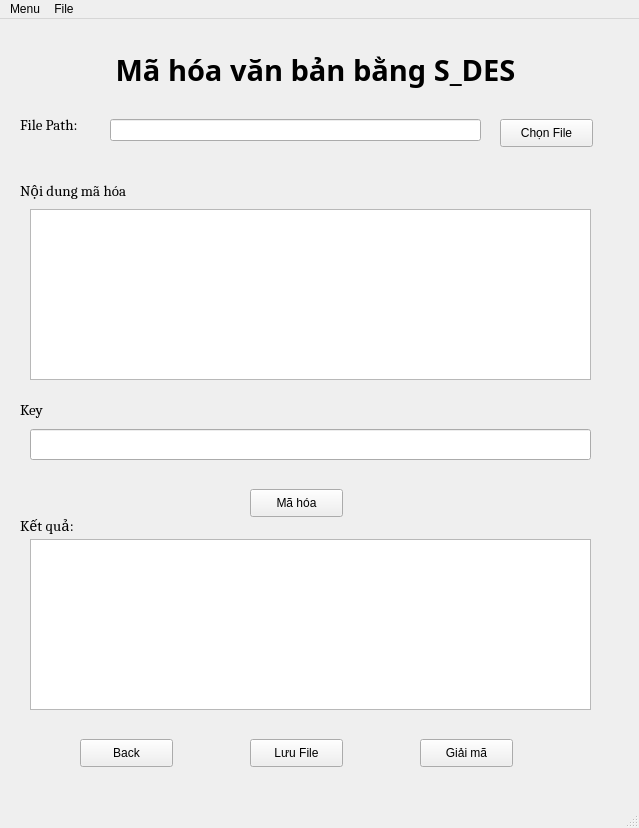
<?xml version="1.0" encoding="UTF-8"?>
<ui version="4.0">
 <class>MainWindow</class>
 <widget class="QMainWindow" name="MainWindow">
  <property name="geometry">
   <rect>
    <x>0</x>
    <y>0</y>
    <width>639</width>
    <height>828</height>
   </rect>
  </property>
  <property name="windowTitle">
   <string>MainWindow</string>
  </property>
  <widget class="QWidget" name="centralwidget">
   <widget class="QLabel" name="label">
    <property name="geometry">
     <rect>
      <x>60</x>
      <y>0</y>
      <width>511</width>
      <height>101</height>
     </rect>
    </property>
    <property name="font">
     <font>
      <family>Sitka Heading Semibold</family>
      <pointsize>22</pointsize>
      <weight>75</weight>
      <bold>true</bold>
     </font>
    </property>
    <property name="text">
     <string>Mã hóa văn bản bằng S_DES</string>
    </property>
    <property name="alignment">
     <set>Qt::AlignCenter</set>
    </property>
   </widget>
   <widget class="QLabel" name="label_2">
    <property name="geometry">
     <rect>
      <x>20</x>
      <y>90</y>
      <width>81</width>
      <height>31</height>
     </rect>
    </property>
    <property name="font">
     <font>
      <family>Cambria</family>
      <pointsize>11</pointsize>
      <weight>50</weight>
      <bold>false</bold>
     </font>
    </property>
    <property name="text">
     <string>File Path:</string>
    </property>
   </widget>
   <widget class="QLineEdit" name="EdtPath">
    <property name="geometry">
     <rect>
      <x>110</x>
      <y>100</y>
      <width>371</width>
      <height>22</height>
     </rect>
    </property>
   </widget>
   <widget class="QPushButton" name="btnChonFile">
    <property name="geometry">
     <rect>
      <x>500</x>
      <y>100</y>
      <width>93</width>
      <height>28</height>
     </rect>
    </property>
    <property name="font">
     <font>
      <pointsize>9</pointsize>
     </font>
    </property>
    <property name="text">
     <string>Chọn File</string>
    </property>
   </widget>
   <widget class="QLabel" name="label_3">
    <property name="geometry">
     <rect>
      <x>20</x>
      <y>150</y>
      <width>171</width>
      <height>41</height>
     </rect>
    </property>
    <property name="font">
     <font>
      <family>Cambria</family>
      <pointsize>11</pointsize>
      <weight>50</weight>
      <bold>false</bold>
     </font>
    </property>
    <property name="text">
     <string>Nội dung mã hóa</string>
    </property>
   </widget>
   <widget class="QPushButton" name="btnMaHoaSDES">
    <property name="geometry">
     <rect>
      <x>250</x>
      <y>470</y>
      <width>93</width>
      <height>28</height>
     </rect>
    </property>
    <property name="font">
     <font>
      <pointsize>9</pointsize>
     </font>
    </property>
    <property name="text">
     <string>Mã hóa</string>
    </property>
   </widget>
   <widget class="QLabel" name="label_4">
    <property name="geometry">
     <rect>
      <x>20</x>
      <y>490</y>
      <width>141</width>
      <height>31</height>
     </rect>
    </property>
    <property name="font">
     <font>
      <family>Cambria</family>
      <pointsize>11</pointsize>
      <weight>50</weight>
      <bold>false</bold>
     </font>
    </property>
    <property name="text">
     <string>Kết quả:</string>
    </property>
   </widget>
   <widget class="QPushButton" name="btnSave">
    <property name="geometry">
     <rect>
      <x>250</x>
      <y>720</y>
      <width>93</width>
      <height>28</height>
     </rect>
    </property>
    <property name="font">
     <font>
      <pointsize>9</pointsize>
     </font>
    </property>
    <property name="text">
     <string>Lưu File</string>
    </property>
   </widget>
   <widget class="QPushButton" name="btnBack">
    <property name="geometry">
     <rect>
      <x>80</x>
      <y>720</y>
      <width>93</width>
      <height>28</height>
     </rect>
    </property>
    <property name="font">
     <font>
      <pointsize>9</pointsize>
     </font>
    </property>
    <property name="text">
     <string>Back</string>
    </property>
   </widget>
   <widget class="QPushButton" name="btnGiaiMaSDES">
    <property name="geometry">
     <rect>
      <x>420</x>
      <y>720</y>
      <width>93</width>
      <height>28</height>
     </rect>
    </property>
    <property name="font">
     <font>
      <pointsize>9</pointsize>
     </font>
    </property>
    <property name="text">
     <string>Giải mã</string>
    </property>
   </widget>
   <widget class="QTextEdit" name="result">
    <property name="geometry">
     <rect>
      <x>30</x>
      <y>520</y>
      <width>561</width>
      <height>171</height>
     </rect>
    </property>
   </widget>
   <widget class="QLabel" name="label_5">
    <property name="geometry">
     <rect>
      <x>20</x>
      <y>370</y>
      <width>41</width>
      <height>41</height>
     </rect>
    </property>
    <property name="font">
     <font>
      <family>Cambria</family>
      <pointsize>11</pointsize>
      <weight>50</weight>
      <bold>false</bold>
     </font>
    </property>
    <property name="text">
     <string>Key</string>
    </property>
   </widget>
   <widget class="QLineEdit" name="lineEdit">
    <property name="geometry">
     <rect>
      <x>30</x>
      <y>410</y>
      <width>561</width>
      <height>31</height>
     </rect>
    </property>
   </widget>
   <widget class="QTextEdit" name="input">
    <property name="geometry">
     <rect>
      <x>30</x>
      <y>190</y>
      <width>561</width>
      <height>171</height>
     </rect>
    </property>
   </widget>
  </widget>
  <widget class="QMenuBar" name="menubar">
   <property name="geometry">
    <rect>
     <x>0</x>
     <y>0</y>
     <width>639</width>
     <height>26</height>
    </rect>
   </property>
   <widget class="QMenu" name="menuFile">
    <property name="title">
     <string>File</string>
    </property>
    <addaction name="actionOpen_File"/>
    <addaction name="actionSave_File"/>
    <addaction name="separator"/>
   </widget>
   <widget class="QMenu" name="menuMenu">
    <property name="title">
     <string>Menu</string>
    </property>
    <addaction name="actionMa_Hoa"/>
    <addaction name="actionGiai_Ma"/>
    <addaction name="separator"/>
    <addaction name="actionExit_2"/>
   </widget>
   <addaction name="menuMenu"/>
   <addaction name="menuFile"/>
  </widget>
  <widget class="QStatusBar" name="statusbar"/>
  <action name="actionOpen_File">
   <property name="text">
    <string>Open File</string>
   </property>
  </action>
  <action name="actionSave_File">
   <property name="text">
    <string>Save File</string>
   </property>
  </action>
  <action name="actionExit">
   <property name="text">
    <string>Exit</string>
   </property>
  </action>
  <action name="actionMa_Hoa">
   <property name="text">
    <string>Mã hóa</string>
   </property>
  </action>
  <action name="actionGiai_Ma">
   <property name="text">
    <string>Giải mã</string>
   </property>
  </action>
  <action name="actionExit_2">
   <property name="text">
    <string>Exit</string>
   </property>
  </action>
 </widget>
 <resources/>
 <connections/>
</ui>
